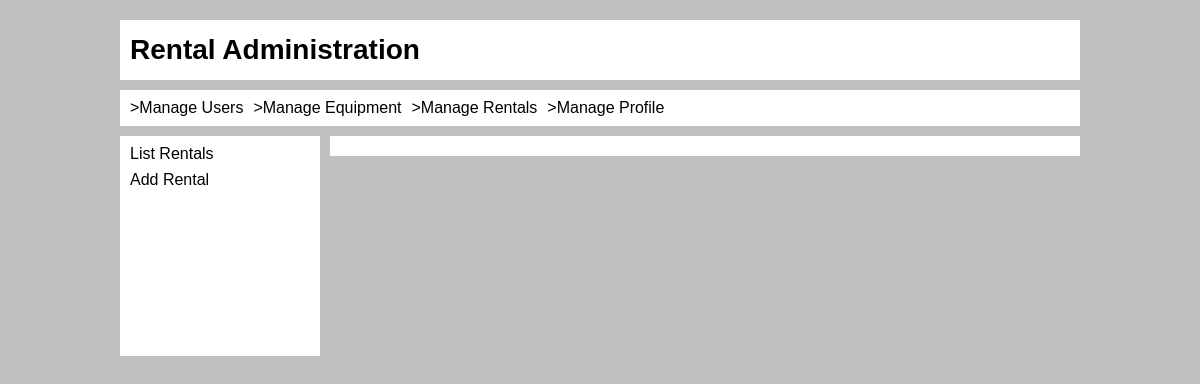
Before: /rentals/rental_script.php?listRentals with the older database file.
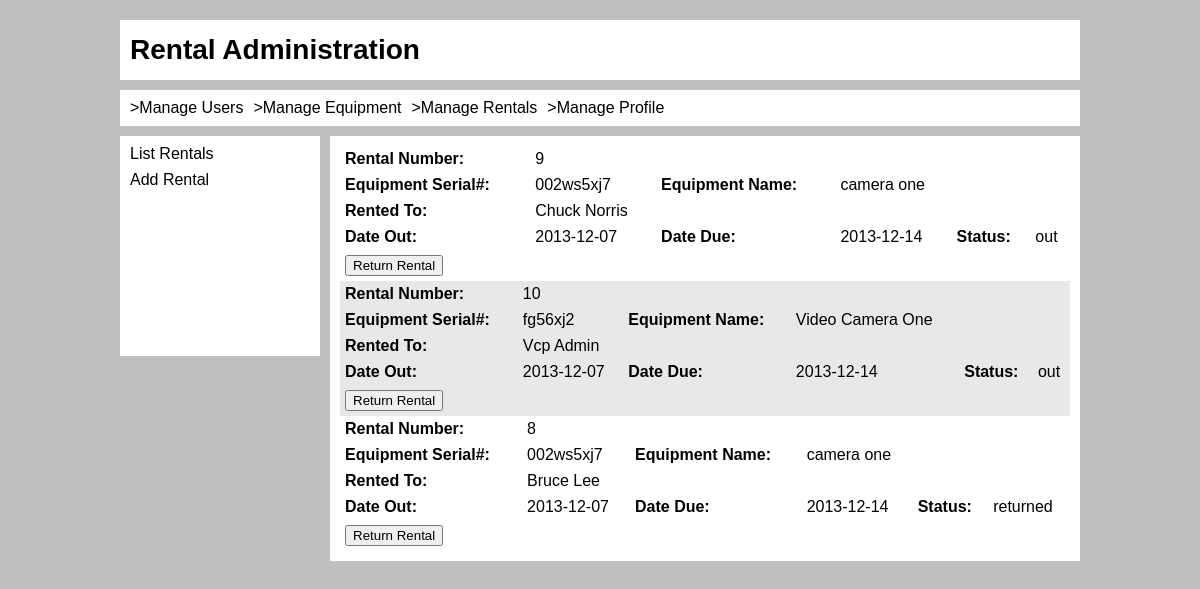
After: the same page with the newer database file.
### tables this page shows
CREATE TABLE IF NOT EXISTS `person` (
  `id` int(11) NOT NULL AUTO_INCREMENT,
  `studentid` varchar(128) DEFAULT NULL,
  `type` enum('Admin','Frontend','Student') NOT NULL DEFAULT 'Student',
  `status` enum('active','disabled') NOT NULL DEFAULT 'active',
  `firstname` varchar(255) DEFAULT NULL,
  `lastname` varchar(255) DEFAULT NULL,
  `address1` varchar(255) DEFAULT NULL,
  `address2` varchar(255) DEFAULT NULL,
  `zip` int(9) DEFAULT NULL,
  `email` varchar(128) DEFAULT NULL,
  `password` varchar(64) NOT NULL DEFAULT 'password',
  PRIMARY KEY (`id`)
);

CREATE TABLE IF NOT EXISTS `rentals` (
  `rental_id` int(11) NOT NULL AUTO_INCREMENT,
  `student_id` int(11) NOT NULL,
  `admin_id` int(11) NOT NULL,
  `equipment_id` int(11) NOT NULL,
  `date_created` timestamp NOT NULL DEFAULT CURRENT_TIMESTAMP,
  `date_due` date NOT NULL,
  `rental_status` enum('out','returned') NOT NULL,
  `notes` varchar(512) NOT NULL,
  PRIMARY KEY (`rental_id`)
);

### includes/helpers.inc.php (the view)
<?php
function htmlout($text) {
	$output = htmlspecialchars($text, ENT_QUOTES, 'UTF-8');
	echo $output;
}

### rentals/rentals.html.php
<div class="content stripeInsideRental">
	<?php foreach($rentals as $rental): ?>
	<table>
		<form action="" method="post">
		<tr>
			<th>Rental Number:</th>
			<td><?php htmlout($rental['id']); ?></td>
		</tr>
		<tr>
			<th>Equipment Serial#:</th>
			<td><?php htmlout($rental['serialNo']); ?></td>
			<th>Equipment Name:</th>
			<td><?php htmlout($rental['eq_name']); ?></td>
		</tr>
		<tr>
			<th>Rented To:</th>
			<td><?php htmlout($rental['firstname'].' '.$rental['lastname']); ?></td>
		</tr>
		<tr>
			<th>Date Out:</th>
			<td><?php htmlout($rental['date_out']); ?></td>
			<th>Date Due:</th>
			<td><?php htmlout($rental['date_due']); ?></td>
			<th>Status:</th>
			<td><?php htmlout($rental['rental_status']); ?></td>
		</tr>
		<tr>
			<td><input type="submit" name="action" value="Return Rental" /></td>
			<td><input type="hidden" name="rental_id" value="<?php echo $rental['id']; ?>" /></td>
		</tr>
		</form>
	</table>
	<?php endforeach; ?>
</div>

Changed rows visible on the page:
now on this page (row edited): person: rentals.rental_id "9 002ws5xj7 camera one Chuck Norris 2013-12-07 2013-12-14 out"
now on this page (row unchanged): person: rentals.rental_id "10 fg56xj2 Video Camera One Vcp Admin 2013-12-07 2013-12-14 out"
now on this page (row unchanged): person: rentals.rental_id "8 002ws5xj7 camera one Bruce Lee 2013-12-07 2013-12-14 returned"
